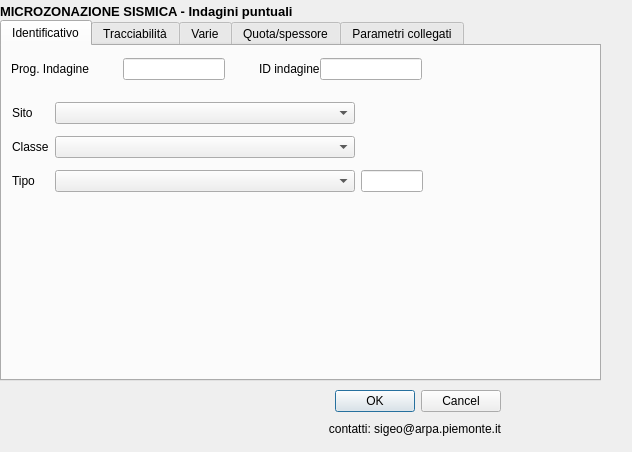
<?xml version="1.0" encoding="UTF-8"?>
<ui version="4.0">
 <class>Dialog</class>
 <widget class="QDialog" name="Dialog">
  <property name="geometry">
   <rect>
    <x>0</x>
    <y>0</y>
    <width>632</width>
    <height>452</height>
   </rect>
  </property>
  <property name="sizePolicy">
   <sizepolicy hsizetype="Expanding" vsizetype="Expanding">
    <horstretch>0</horstretch>
    <verstretch>0</verstretch>
   </sizepolicy>
  </property>
  <property name="minimumSize">
   <size>
    <width>400</width>
    <height>200</height>
   </size>
  </property>
  <property name="maximumSize">
   <size>
    <width>2048</width>
    <height>768</height>
   </size>
  </property>
  <property name="baseSize">
   <size>
    <width>2048</width>
    <height>0</height>
   </size>
  </property>
  <property name="font">
   <font>
    <family>Arial</family>
   </font>
  </property>
  <property name="windowTitle">
   <string>Indagini Puntuali</string>
  </property>
  <widget class="QWidget" name="layoutWidget">
   <property name="geometry">
    <rect>
     <x>0</x>
     <y>0</y>
     <width>441</width>
     <height>22</height>
    </rect>
   </property>
   <layout class="QHBoxLayout" name="horizontalLayout">
    <item>
     <widget class="QLabel" name="label_6">
      <property name="font">
       <font>
        <pointsize>10</pointsize>
        <weight>75</weight>
        <bold>true</bold>
       </font>
      </property>
      <property name="text">
       <string>MICROZONAZIONE SISMICA - Indagini puntuali</string>
      </property>
     </widget>
    </item>
    <item>
     <spacer name="horizontalSpacer">
      <property name="orientation">
       <enum>Qt::Horizontal</enum>
      </property>
      <property name="sizeHint" stdset="0">
       <size>
        <width>40</width>
        <height>20</height>
       </size>
      </property>
     </spacer>
    </item>
   </layout>
  </widget>
  <widget class="QTabWidget" name="Identificativo">
   <property name="geometry">
    <rect>
     <x>0</x>
     <y>20</y>
     <width>601</width>
     <height>361</height>
    </rect>
   </property>
   <property name="sizePolicy">
    <sizepolicy hsizetype="Fixed" vsizetype="Fixed">
     <horstretch>0</horstretch>
     <verstretch>0</verstretch>
    </sizepolicy>
   </property>
   <property name="currentIndex">
    <number>0</number>
   </property>
   <property name="qgisRelation" stdset="0">
    <string>sito_ind_pun</string>
   </property>
   <widget class="QWidget" name="tab_1">
    <attribute name="title">
     <string>Identificativo</string>
    </attribute>
    <widget class="QWidget" name="layoutWidget">
     <property name="geometry">
      <rect>
       <x>10</x>
       <y>50</y>
       <width>411</width>
       <height>104</height>
      </rect>
     </property>
     <layout class="QGridLayout" name="gridLayout_2">
      <item row="1" column="0">
       <widget class="QLabel" name="label">
        <property name="text">
         <string>Classe</string>
        </property>
       </widget>
      </item>
      <item row="2" column="1">
       <widget class="QComboBox" name="tipo_indcmb">
        <property name="enabled">
         <bool>true</bool>
        </property>
        <property name="sizePolicy">
         <sizepolicy hsizetype="Preferred" vsizetype="Fixed">
          <horstretch>0</horstretch>
          <verstretch>0</verstretch>
         </sizepolicy>
        </property>
        <property name="minimumSize">
         <size>
          <width>300</width>
          <height>0</height>
         </size>
        </property>
        <property name="acceptDrops">
         <bool>false</bool>
        </property>
       </widget>
      </item>
      <item row="2" column="0">
       <widget class="QLabel" name="label_2">
        <property name="text">
         <string>Tipo</string>
        </property>
       </widget>
      </item>
      <item row="1" column="1">
       <widget class="QComboBox" name="classe_ind"/>
      </item>
      <item row="0" column="1">
       <widget class="QComboBox" name="pkey_spu"/>
      </item>
      <item row="2" column="2">
       <widget class="QLineEdit" name="tipo_ind"/>
      </item>
      <item row="0" column="0">
       <widget class="QLabel" name="label_4">
        <property name="text">
         <string>Sito</string>
        </property>
       </widget>
      </item>
     </layout>
    </widget>
    <widget class="QWidget" name="layoutWidget">
     <property name="geometry">
      <rect>
       <x>9</x>
       <y>10</y>
       <width>411</width>
       <height>26</height>
      </rect>
     </property>
     <layout class="QHBoxLayout" name="horizontalLayout_2">
      <property name="spacing">
       <number>0</number>
      </property>
      <property name="sizeConstraint">
       <enum>QLayout::SetDefaultConstraint</enum>
      </property>
      <item>
       <widget class="QLabel" name="label_3">
        <property name="toolTip">
         <string/>
        </property>
        <property name="statusTip">
         <string/>
        </property>
        <property name="whatsThis">
         <string/>
        </property>
        <property name="text">
         <string>Prog. Indagine</string>
        </property>
       </widget>
      </item>
      <item>
       <spacer name="horizontalSpacer_3">
        <property name="orientation">
         <enum>Qt::Horizontal</enum>
        </property>
        <property name="sizeHint" stdset="0">
         <size>
          <width>40</width>
          <height>20</height>
         </size>
        </property>
       </spacer>
      </item>
      <item>
       <widget class="QLineEdit" name="pkey_indpu">
        <property name="toolTip">
         <string extracomment="pippo"/>
        </property>
        <property name="whatsThis">
         <string/>
        </property>
       </widget>
      </item>
      <item>
       <spacer name="horizontalSpacer_2">
        <property name="orientation">
         <enum>Qt::Horizontal</enum>
        </property>
        <property name="sizeHint" stdset="0">
         <size>
          <width>40</width>
          <height>20</height>
         </size>
        </property>
       </spacer>
      </item>
      <item>
       <widget class="QLabel" name="label_5">
        <property name="toolTip">
         <string/>
        </property>
        <property name="statusTip">
         <string/>
        </property>
        <property name="whatsThis">
         <string/>
        </property>
        <property name="text">
         <string>ID indagine</string>
        </property>
       </widget>
      </item>
      <item>
       <widget class="QLineEdit" name="ID_INDPU">
        <property name="toolTip">
         <string extracomment="pippo"/>
        </property>
        <property name="whatsThis">
         <string/>
        </property>
       </widget>
      </item>
     </layout>
    </widget>
   </widget>
   <widget class="QWidget" name="tab_2">
    <attribute name="title">
     <string>Tracciabilità</string>
    </attribute>
    <widget class="QWidget" name="layoutWidget">
     <property name="geometry">
      <rect>
       <x>7</x>
       <y>10</y>
       <width>411</width>
       <height>201</height>
      </rect>
     </property>
     <layout class="QGridLayout" name="gridLayout_3">
      <item row="0" column="1">
       <widget class="QLineEdit" name="id_indpuex"/>
      </item>
      <item row="2" column="1">
       <widget class="QPlainTextEdit" name="note_ind"/>
      </item>
      <item row="1" column="1">
       <widget class="QLineEdit" name="arch_ex"/>
      </item>
      <item row="0" column="0">
       <widget class="QLabel" name="lbl_valore1_2">
        <property name="enabled">
         <bool>true</bool>
        </property>
        <property name="text">
         <string>Prec. Identif.</string>
        </property>
       </widget>
      </item>
      <item row="1" column="0">
       <widget class="QLabel" name="lbl_valore1">
        <property name="enabled">
         <bool>true</bool>
        </property>
        <property name="text">
         <string>Preced. Archivio</string>
        </property>
       </widget>
      </item>
      <item row="2" column="0">
       <widget class="QLabel" name="lbl_valore2">
        <property name="text">
         <string>Note</string>
        </property>
        <property name="alignment">
         <set>Qt::AlignLeading|Qt::AlignLeft|Qt::AlignTop</set>
        </property>
       </widget>
      </item>
     </layout>
    </widget>
   </widget>
   <widget class="QWidget" name="tab_3">
    <attribute name="title">
     <string>Varie</string>
    </attribute>
    <widget class="QWidget" name="layoutWidget">
     <property name="geometry">
      <rect>
       <x>1</x>
       <y>4</y>
       <width>421</width>
       <height>150</height>
      </rect>
     </property>
     <layout class="QGridLayout" name="gridLayout_4">
      <item row="2" column="1">
       <widget class="QLineEdit" name="doc_ind">
        <property name="text">
         <string/>
        </property>
       </widget>
      </item>
      <item row="1" column="1">
       <widget class="QLineEdit" name="doc_pag"/>
      </item>
      <item row="0" column="0">
       <widget class="QLabel" name="labe">
        <property name="enabled">
         <bool>true</bool>
        </property>
        <property name="text">
         <string>Data esecuzione</string>
        </property>
       </widget>
      </item>
      <item row="1" column="0">
       <widget class="QLabel" name="data_ind_2">
        <property name="enabled">
         <bool>true</bool>
        </property>
        <property name="text">
         <string>Pagina contenente l'indagine</string>
        </property>
       </widget>
      </item>
      <item row="2" column="0">
       <widget class="QLabel" name="data_ind_3">
        <property name="enabled">
         <bool>true</bool>
        </property>
        <property name="text">
         <string>Nome file contenente l'indagine</string>
        </property>
       </widget>
      </item>
      <item row="0" column="1">
       <widget class="QDateEdit" name="data_ind">
        <property name="date">
         <date>
          <year>2015</year>
          <month>1</month>
          <day>1</day>
         </date>
        </property>
        <property name="displayFormat">
         <string>dd/MM/yyyy</string>
        </property>
        <property name="calendarPopup">
         <bool>true</bool>
        </property>
       </widget>
      </item>
      <item row="3" column="1">
       <layout class="QHBoxLayout" name="horizontalLayout_3">
        <item>
         <spacer name="horizontalSpacer_4">
          <property name="orientation">
           <enum>Qt::Horizontal</enum>
          </property>
          <property name="sizeHint" stdset="0">
           <size>
            <width>40</width>
            <height>20</height>
           </size>
          </property>
         </spacer>
        </item>
        <item>
         <widget class="QPushButton" name="btnFile">
          <property name="text">
           <string>...</string>
          </property>
         </widget>
        </item>
        <item>
         <widget class="QPushButton" name="btnApriFile">
          <property name="text">
           <string>Apri File</string>
          </property>
         </widget>
        </item>
       </layout>
      </item>
     </layout>
    </widget>
   </widget>
   <widget class="QWidget" name="tab_4">
    <attribute name="title">
     <string>Quota/spessore</string>
    </attribute>
    <widget class="QWidget" name="layoutWidget">
     <property name="geometry">
      <rect>
       <x>5</x>
       <y>10</y>
       <width>411</width>
       <height>151</height>
      </rect>
     </property>
     <layout class="QGridLayout" name="gridLayout_5">
      <item row="3" column="1">
       <widget class="QLineEdit" name="quota_slm_top"/>
      </item>
      <item row="2" column="1">
       <widget class="QLineEdit" name="spessore"/>
      </item>
      <item row="4" column="1">
       <widget class="QLineEdit" name="quota_slm_bot"/>
      </item>
      <item row="0" column="1">
       <widget class="QLineEdit" name="prof_top"/>
      </item>
      <item row="1" column="1">
       <widget class="QLineEdit" name="prof_bot"/>
      </item>
      <item row="0" column="0">
       <widget class="QLabel" name="lbl_valore1_3">
        <property name="enabled">
         <bool>true</bool>
        </property>
        <property name="text">
         <string>Profondità del top da p.c.</string>
        </property>
       </widget>
      </item>
      <item row="0" column="2">
       <widget class="QLabel" name="label_8">
        <property name="text">
         <string>[m]</string>
        </property>
       </widget>
      </item>
      <item row="1" column="2">
       <widget class="QLabel" name="label_9">
        <property name="text">
         <string>[m]</string>
        </property>
       </widget>
      </item>
      <item row="1" column="0">
       <widget class="QLabel" name="lbl_valore1_4">
        <property name="enabled">
         <bool>true</bool>
        </property>
        <property name="text">
         <string>Profondità del bottom da p.c.</string>
        </property>
       </widget>
      </item>
      <item row="2" column="0">
       <widget class="QLabel" name="lbl_valore1_5">
        <property name="enabled">
         <bool>true</bool>
        </property>
        <property name="text">
         <string>Spessore complessivo investigato</string>
        </property>
       </widget>
      </item>
      <item row="4" column="2">
       <widget class="QLabel" name="label_13">
        <property name="text">
         <string>[m slm]</string>
        </property>
       </widget>
      </item>
      <item row="3" column="2">
       <widget class="QLabel" name="label_12">
        <property name="text">
         <string>[m slm]</string>
        </property>
       </widget>
      </item>
      <item row="2" column="2">
       <widget class="QLabel" name="label_11">
        <property name="text">
         <string>[m]</string>
        </property>
       </widget>
      </item>
      <item row="3" column="0">
       <widget class="QLabel" name="lbl_valore1_6">
        <property name="enabled">
         <bool>true</bool>
        </property>
        <property name="text">
         <string>Quota slm top</string>
        </property>
       </widget>
      </item>
      <item row="4" column="0">
       <widget class="QLabel" name="lbl_valore1_7">
        <property name="enabled">
         <bool>true</bool>
        </property>
        <property name="text">
         <string>Quota slm bottom</string>
        </property>
       </widget>
      </item>
     </layout>
    </widget>
   </widget>
   <widget class="QWidget" name="tab_5">
    <attribute name="title">
     <string>Parametri collegati</string>
    </attribute>
    <widget class="QgsRelationEditorWidget" name="rel_ind_par_pt">
     <property name="geometry">
      <rect>
       <x>0</x>
       <y>-10</y>
       <width>581</width>
       <height>341</height>
      </rect>
     </property>
     <property name="sizePolicy">
      <sizepolicy hsizetype="Fixed" vsizetype="Fixed">
       <horstretch>0</horstretch>
       <verstretch>0</verstretch>
      </sizepolicy>
     </property>
     <property name="font">
      <font>
       <family>Arial</family>
      </font>
     </property>
     <property name="styleSheet">
      <string notr="true">QgsCollapsibleGroupBoxBasic::title, QgsCollapsibleGroupBox::title {  subcontrol-origin: margin;  subcontrol-position: top left;  margin-left: 20px;  margin-right: 5px;  left: 0px;  top: 2px;}</string>
     </property>
     <property name="qgisRelation">
      <string notr="true">rel_ind_par_pt</string>
     </property>
    </widget>
   </widget>
  </widget>
  <widget class="QWidget" name="layoutWidget">
   <property name="geometry">
    <rect>
     <x>10</x>
     <y>390</y>
     <width>491</width>
     <height>50</height>
    </rect>
   </property>
   <layout class="QHBoxLayout" name="horizontalLayout_4">
    <item>
     <widget class="QLabel" name="label_10">
      <property name="text">
       <string/>
      </property>
      <property name="pixmap">
       <pixmap>resources/arpa.gif</pixmap>
      </property>
     </widget>
    </item>
    <item>
     <widget class="QLabel" name="label_16">
      <property name="text">
       <string/>
      </property>
      <property name="pixmap">
       <pixmap>resources/rp.gif</pixmap>
      </property>
     </widget>
    </item>
    <item>
     <layout class="QVBoxLayout" name="verticalLayout">
      <item>
       <widget class="QDialogButtonBox" name="buttonBox">
        <property name="orientation">
         <enum>Qt::Horizontal</enum>
        </property>
        <property name="standardButtons">
         <set>QDialogButtonBox::Cancel|QDialogButtonBox::Ok</set>
        </property>
       </widget>
      </item>
      <item>
       <widget class="QLabel" name="label_17">
        <property name="text">
         <string>contatti: sigeo@arpa.piemonte.it</string>
        </property>
        <property name="alignment">
         <set>Qt::AlignRight|Qt::AlignTrailing|Qt::AlignVCenter</set>
        </property>
       </widget>
      </item>
     </layout>
    </item>
   </layout>
  </widget>
  <zorder>layoutWidget</zorder>
  <zorder>layoutWidget</zorder>
  <zorder>Identificativo</zorder>
 </widget>
 <customwidgets>
  <customwidget>
   <class>QgsCollapsibleGroupBox</class>
   <extends>QGroupBox</extends>
   <header>qgscollapsiblegroupbox.h</header>
   <container>1</container>
  </customwidget>
  <customwidget>
   <class>QgsRelationEditorWidget</class>
   <extends>QgsCollapsibleGroupBox</extends>
   <header>qgsrelationeditorwidget.h</header>
  </customwidget>
 </customwidgets>
 <tabstops>
  <tabstop>Identificativo</tabstop>
  <tabstop>pkey_spu</tabstop>
  <tabstop>classe_ind</tabstop>
  <tabstop>tipo_indcmb</tabstop>
  <tabstop>id_indpuex</tabstop>
  <tabstop>arch_ex</tabstop>
  <tabstop>note_ind</tabstop>
  <tabstop>data_ind</tabstop>
  <tabstop>doc_pag</tabstop>
  <tabstop>doc_ind</tabstop>
  <tabstop>btnFile</tabstop>
  <tabstop>btnApriFile</tabstop>
  <tabstop>prof_top</tabstop>
  <tabstop>prof_bot</tabstop>
  <tabstop>spessore</tabstop>
  <tabstop>quota_slm_top</tabstop>
  <tabstop>quota_slm_bot</tabstop>
  <tabstop>rel_ind_par_pt</tabstop>
  <tabstop>pkey_indpu</tabstop>
  <tabstop>ID_INDPU</tabstop>
  <tabstop>tipo_ind</tabstop>
  <tabstop>buttonBox</tabstop>
 </tabstops>
 <resources/>
 <connections>
  <connection>
   <sender>buttonBox</sender>
   <signal>accepted()</signal>
   <receiver>Dialog</receiver>
   <slot>accept()</slot>
   <hints>
    <hint type="sourcelabel">
     <x>248</x>
     <y>254</y>
    </hint>
    <hint type="destinationlabel">
     <x>157</x>
     <y>274</y>
    </hint>
   </hints>
  </connection>
  <connection>
   <sender>buttonBox</sender>
   <signal>rejected()</signal>
   <receiver>Dialog</receiver>
   <slot>reject()</slot>
   <hints>
    <hint type="sourcelabel">
     <x>316</x>
     <y>260</y>
    </hint>
    <hint type="destinationlabel">
     <x>286</x>
     <y>274</y>
    </hint>
   </hints>
  </connection>
 </connections>
</ui>
